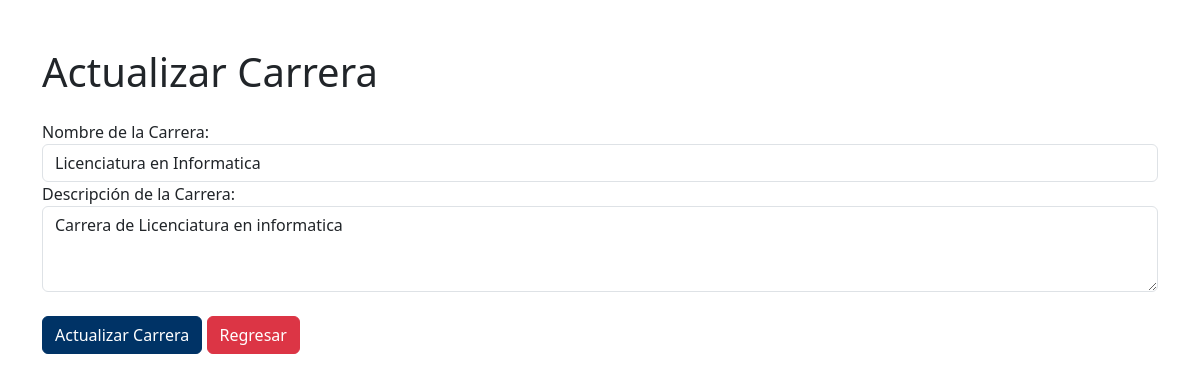
/admin/Controllers/GetById.php?action=edit&id=1 (signed in), run on the app's committed database.
### tables this page shows
CREATE TABLE Careers(
        id_career INT PRIMARY KEY AUTO_INCREMENT NOT NULL,
        name_career VARCHAR(50),
        description_career VARCHAR(255)
    );

### admin/Views/update_career.php (the view, shortened to what this page needs)
<!DOCTYPE html>
<html lang="en">
<head>
    <link href="https://cdn.jsdelivr.net/npm/bootstrap@5.3.3/dist/css/bootstrap.min.css" rel="stylesheet">
    <link rel="stylesheet" href="../../css/style.css">
</head>
<body>
<div class="container mt-5">
    <h1 class="mb-4">Actualizar Carrera</h1>
    <form action="../Controllers/update_career_code.php" method="POST">
        <div class="form-group">
            <label for="name">Nombre de la Carrera:</label>
            <input type="text" class="form-control" id="nameCareer" name="nameCareer" value="<?php echo $career['name_career']; ?>" required>
        </div>
        <div class="form-group">
            <label for="description">Descripción de la Carrera:</label>
            <textarea class="form-control" id="descriptionCareer" name="descriptionCareer" rows="3" required><?php echo $career['description_career']; ?></textarea>
        </div>
        <button type="submit" class="btn btn-primary mt-4">Actualizar Carrera</button>
        <a href="../Views/index_career.php" class="btn btn-danger mt-4">Regresar</a>
    </form>
</div>
</body>
</html>

### css/style.css (style rules this page uses)
:root { --univo-blue: #003366; --univo-yellow: #FFD700; }
.btn-primary { background-color: var(--univo-blue); border-color: var(--univo-blue); }

### data on the page
careers: nameCareer "Licenciatura en Informatica", descriptionCareer "Carrera de Licenciatura en informatica"
